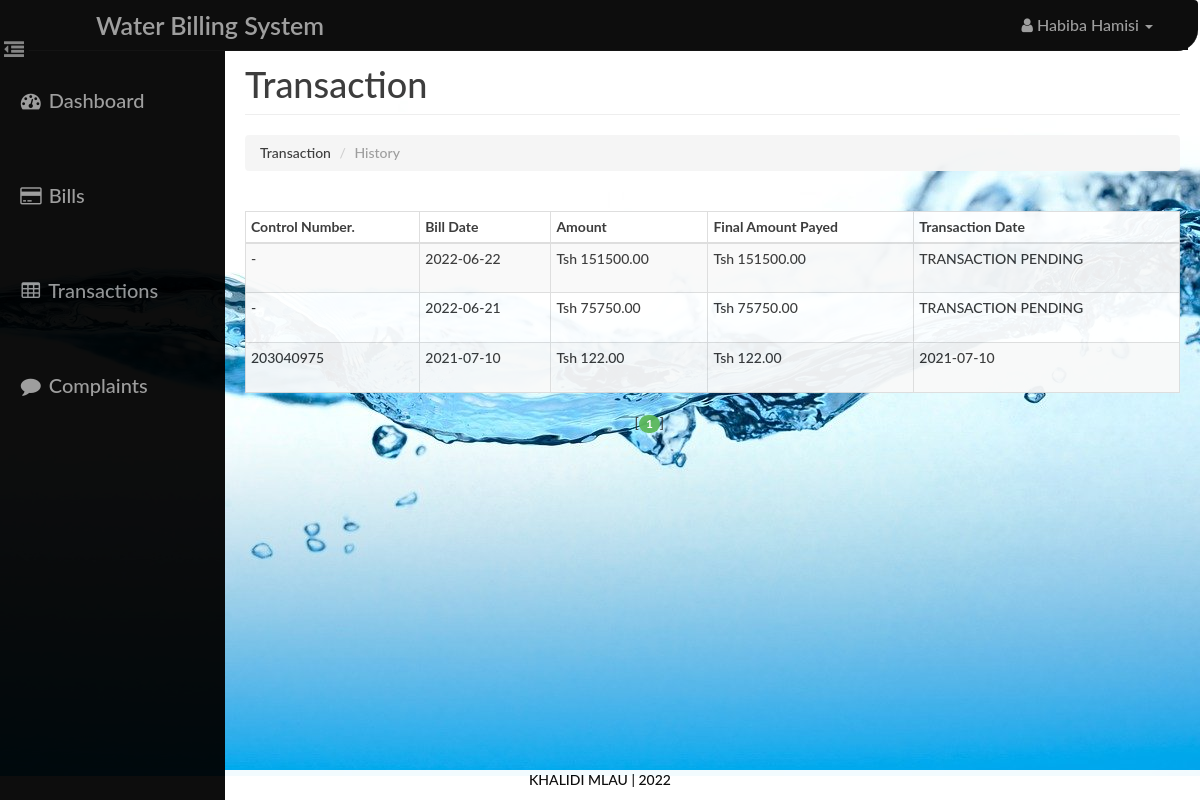
/user/transaction.php (signed in), run on the app's committed database.
### tables this page shows
CREATE TABLE `transaction` (
  `id` int(14) NOT NULL,
  `bid` int(14) NOT NULL,
  `payable` decimal(10,2) NOT NULL,
  `pdate` date DEFAULT NULL,
  `status` varchar(10) NOT NULL
);

CREATE TABLE `bill` (
  `id` int(14) NOT NULL,
  `aid` int(14) NOT NULL,
  `uid` int(14) NOT NULL,
  `units` int(10) NOT NULL,
  `amount` decimal(10,2) NOT NULL,
  `status` varchar(10) NOT NULL,
  `bdate` date NOT NULL,
  `ddate` date NOT NULL
);

### user/paging1.php (called while the page is built, shortened)
<?php
    $rowsperpage = 5;
    if (isset($_GET['currentpage']) && is_numeric($_GET['currentpage'])) {
       $currentpage = (int) $_GET['currentpage'];
    } else {
       $currentpage = 1;
    }
    $offset = ($currentpage - 1) * $rowsperpage;
 ?>

### Includes/user.php (called while the page is built, shortened)
<?php
    function retrieve_transaction_history($id,$offset, $rowsperpage) {
        global $con;
        $query  = "SELECT transaction.id AS id , bill.bdate AS bdate, transaction.pdate AS pdate, transaction.payable AS payable, ";
        $query .= " bill.amount AS amount ,transaction.payable-bill.amount AS dues ";
        $query .= "FROM bill , transaction ";
        $query .= "WHERE transaction.bid=bill.id AND bill.uid={$id} ";
        $query .= "ORDER BY bill.ddate desc ";
        $query .= "LIMIT {$offset}, {$rowsperpage} ";
        $result = mysqli_query($con,$query);
        return $result;
    }
 ?>

### user/transaction.php (the view, shortened to what this page needs)
<?php
    require_once('head_html.php');
    require_once('../Includes/session.php');
    require_once('../Includes/user.php');
?>
    <body style="background: url(./../assets/img/bg.jpg);opacity:.95;">
        <div id="wrapper">
           <?php
                require_once("nav.php");
                require_once("sidebar.php");
            ?>
            <div id="page-content-wrapper">
                <div class="container-fluid">
                    <div class="row">
                        <div class="col-lg-12">
                            <h1 class="page-header">
                                Transaction
                            </h1>
                            <ol class="breadcrumb">
                              <li>Transaction</li>
                              <li class="active">History</li>
                            </ol>
                            <div class="table-responsive">
                                <table class="table table-hover table-striped table-bordered table-condensed"style="background: white;">
                                    <thead>
                                        <tr>
                                            <th>Control Number.</th>
                                            <th>Bill Date</th>
                                            <th>Amount</th>
                                            <th>Final Amount Payed</th>
                                            <th>Transaction Date</th>
                                        </tr>
                                    </thead>
                                    <tbody>
                                        <?php
                                        $id=$_SESSION['uid'];
                                        include("paging1.php");
                                        $result = retrieve_transaction_history($_SESSION['uid'],$offset, $rowsperpage);
                                        while($row = mysqli_fetch_assoc($result)){
                                                @$my_control_number = $id + 203040974;
                                        ?>
                                            <tr>
                                                <td>
                                                    <?php
                                                        if($row['pdate']!=NULL) echo $my_control_number ;
                                                        else echo "-";
                                                     ?>
                                                </td>
                                                <td height="50"><?php echo $row['bdate'] ?></td>
                                                <td><?php echo 'Tsh '.$row['amount'] ?></td>
                                                <td><?php echo 'Tsh '.$row['payable'] ?></td>
                                                <td>
                                                    <?php
                                                        if($row['pdate']!=NULL) echo $row['pdate'];
                                                        else echo "TRANSACTION PENDING";
                                                    ?>
                                                </td>
                                            </tr>
                                        <?php } ?>
                                    </tbody>
                                </table>
                                <?php include("paging2.php");  ?>
                            </div>
                        </div>
                    </div>
                </div>
            </div>
        </div>
        <?php
        require_once("footer.php");
        ?>
    </body>
</html>

### assets/css/dash_user.css (style rules this page uses)
body, html { width: 100%; height: 100%; }
body, h1, h2, h3, h4, h5, h6 { font-family: "Lato","Helvetica Neue",Helvetica,Arial,sans-serif; font-weight: 500; }
#wrapper { padding-left: 10px; padding-top: 5px; -webkit-transition: all 0.5s ease; -moz-transition: all 0.5s ease; -o-transition: all 0.5s ease; transition: all 0.5s ease; }
#page-content-wrapper { width: 100%; padding: 15px; min-height:580px; }
@media (min-width:768px) { #wrapper { padding-left: 225px; } }
@media (min-width:768px) { #page-content-wrapper { padding: 20px; } }
.table-responsive { padding-top: 20px; padding-bottom: 20px; }

### data on the page
transaction: bid.bdate "2022-06-22", bid.amount "151500.00", payable "151500.00", shows "TRANSACTION PENDING"
transaction: bid.bdate "2022-06-21", bid.amount "75750.00", payable "75750.00", shows "TRANSACTION PENDING"
transaction: my_control_number "203040975", bid.bdate "2021-07-10", bid.amount "122.00", payable "122.00", pdate "2021-07-10"

### other printed values
$user "Habiba Hamisi"
